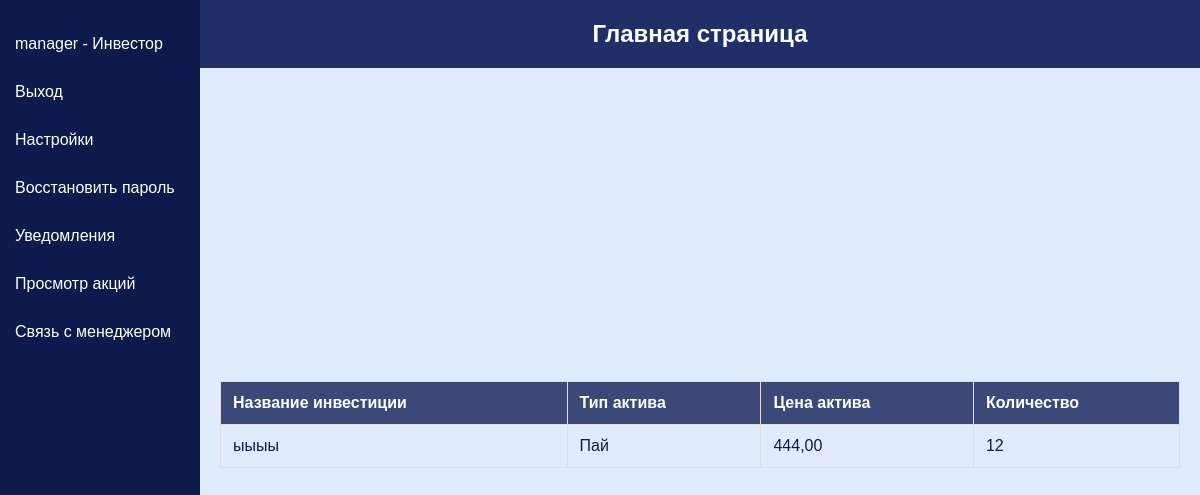
Page /client/portfolio/ (signed in) on the committed database.
### app/models.py (models this page shows)
class Profile(AbstractUser):
    DEFAULT = "DEFAULT"
    MANAGER = "MANAGER"
    ADMIN = "ADMIN"
    ROLE_CHOICES = [
        (DEFAULT, "Клиент"),
        (MANAGER, "Менеджер"),
        (ADMIN, "Администратор")
    ]
    role = models.CharField(
        max_length=50,
        choices=ROLE_CHOICES,
        default=DEFAULT
    )
    receive_notifications = models.BooleanField(default=True)

class PortfolioSecurity(models.Model):
    portfolio = models.ForeignKey(InvestmentPortfolio, on_delete=models.CASCADE)
    security = models.ForeignKey(Security, on_delete=models.CASCADE)
    asset_quantity = models.IntegerField(null=False)

class Security(models.Model):
    STK = "STK"
    BND = "BND"
    BOE = "BOE"
    CHK = "CHK"
    SHR = "SHR"
    SCTYPE_CHOICES = [
        (STK, "Акция"),
        (BND, "Облигация"),
        (BOE, "Вексель"),
        (CHK, "Чек"),
        (SHR, "Пай")
    ]
    asset_type = models.CharField(
        max_length=50,
        choices=SCTYPE_CHOICES
    )
    asset_name = models.CharField(max_length=255, null=False)
    price = models.DecimalField(max_digits=10, decimal_places=2, null=False)

### app/views.py (the view)
# urls.py: path('client/portfolio/', portfolio_client),
@role_required(Profile.DEFAULT)
def portfolio_client(request):
    portfolio, created = InvestmentPortfolio.objects.get_or_create(user=request.user)
    portfolio_securities = PortfolioSecurity.objects.filter(portfolio=portfolio)
    context = {
        'username': request.user.username,
        'portfolio_securities': portfolio_securities
    }
    return render(request, 'client/portfolio.html', context)

### templates/client/portfolio.html (shortened to what this page needs)
{% load static %}
<!DOCTYPE html>
<html lang="ru">
<head>
  <link rel="stylesheet" href="{% static 'main.css' %}">
</head>
<body>
  <div class="container">
    <aside class="sidebar">
      <ul>
        <li><a href="/">{{ username }} - Инвестор</a></li>
        <li><a href="/logout/">Выход</a></li>
        <li><a href="/client/settings/">Настройки</a></li>
        <li><a href="/password_reset/">Восстановить пароль</a></li>
        <li><a href="/client/notifications/">Уведомления</a></li>
        <li><a href="/client/portfolio/">Просмотр акций</a></li>
        <li><a href="/client/chat/">Связь с менеджером</a></li>
      </ul>
    </aside>
    <main class="content">
      <div class="header">
        <h1>Главная страница</h1>
      </div>
      <div class="main-area">
        {% if portfolio_securities %}
          <table>
            <thead>
              <tr>
                <th>Название инвестиции</th>
                <th>Тип актива</th>
                <th>Цена актива</th>
                <th>Количество</th>
              </tr>
            </thead>
            <tbody>
              {% for portfolio_security in portfolio_securities %}
                <tr>
                  <td>{{ portfolio_security.security.asset_name }}</td>
                  <td>{{ portfolio_security.security.get_asset_type_display }}</td>
                  <td>{{ portfolio_security.security.price }}</td>
                  <td>{{ portfolio_security.asset_quantity }}</td>
                </tr>
              {% endfor %}
            </tbody>
          </table>
        {% else %}
          <p>Пока у вас нет акций...</p>
        {% endif %}
      </div>
    </main>
  </div>
</body>
</html>

### static/main.css (style rules this page uses)
* { margin: 0; padding: 0; box-sizing: border-box; }
body { font-family: Arial, sans-serif; }
.container { display: flex; height: 100vh; }
.sidebar { background-color: #0d1a4b; color: white; width: 200px; padding-top: 20px; }
.sidebar ul { list-style: none; }
.sidebar li { padding: 15px; text-align: left; font-size: 16px; cursor: pointer; }
.content { flex-grow: 1; display: flex; flex-direction: column; background-color: #e0ebff; }
.header { background-color: #202f68; color: white; padding: 20px; text-align: center; }
.header h1 { font-size: 24px; }
.main-area { flex-grow: 1; display: flex; align-items: center; justify-content: center; padding: 20px; color: #0d1a4b; }

### templates/client/portfolio.html (style rules this page uses)
.sidebar ul li a { display: block; width: 100%; height: 100%; text-decoration: none; color: inherit; }
.main-area { overflow-x: auto; }
table { width: 100%; border-collapse: collapse; margin-bottom: 20px; }
th, td { padding: 12px; text-align: left; border: 1px solid #ddd; }
th { background-color: #3c4978; color: #fff; }

### rows in the picture
Profile: username "manager"
PortfolioSecurity: security.asset_name "ыыыы", security.asset_type "Пай", security.price "444,00", asset_quantity "12"
